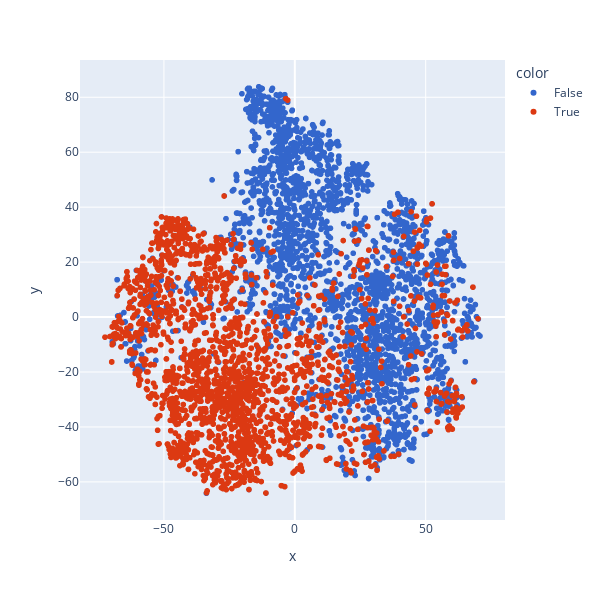

Source (notebook cell):
### Code cell
vowels = "aeəioɤuy"
mask = np.array([x in vowels for x in phones])
proj_sub = proj[~mask, :]
phones_sub = np.array(phones)[~mask]
target = phones_sub
# fig = px.scatter(x=proj_sub[:,0], y=proj_sub[:,1], color=target, color_discrete_sequence=px.colors.qualitative.G10)
fig = px.scatter(x=proj[:,0], y=proj[:,1], color=mask, color_discrete_sequence=px.colors.qualitative.G10)
fig.update_layout(width=600, height=600)

### Figure 1 — Plotly figure (JSON) as saved in the notebook; plotly's stock layout.template omitted (floating-point values rounded to 4 significant figures; data arrays with more than 128 entries replaced by an {"elided": "..."} marker saying what was removed)
{"data": [{"hovertemplate": "color=False<br>x=%{x}<br>y=%{y}<extra></extra>", "legendgroup": "False", "marker": {"color": "#3366CC", "symbol": "circle"}, "mode": "markers", "name": "False", "showlegend": true, "type": "scattergl", "x": {"elided": "2868 float values"}, "xaxis": "x", "y": {"elided": "2868 float values"}, "yaxis": "y"}, {"hovertemplate": "color=True<br>x=%{x}<br>y=%{y}<extra></extra>", "legendgroup": "True", "marker": {"color": "#DC3912", "symbol": "circle"}, "mode": "markers", "name": "True", "showlegend": true, "type": "scattergl", "x": {"elided": "2198 float values"}, "xaxis": "x", "y": {"elided": "2198 float values"}, "yaxis": "y"}], "layout": {"height": 600, "legend": {"title": {"text": "color"}, "tracegroupgap": 0}, "margin": {"t": 60}, "width": 600, "xaxis": {"anchor": "y", "autorange": true, "domain": [0, 1], "range": [-82.07, 80.3], "title": {"text": "x"}, "type": "linear"}, "yaxis": {"anchor": "x", "autorange": true, "domain": [0, 1], "range": [-73.87, 93.56], "title": {"text": "y"}, "type": "linear"}}}
